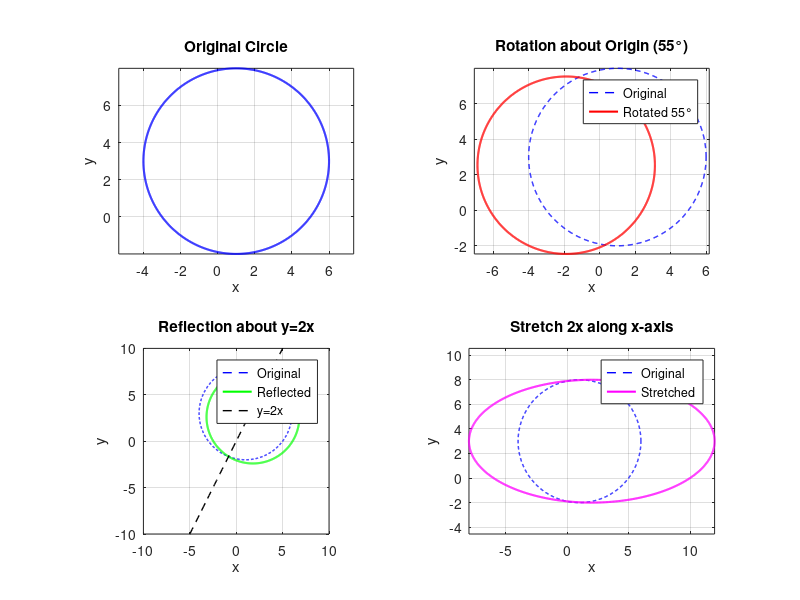

This chart was generated by the following MATLAB code:
clc; clear; close all;

t = linspace(0, 2*pi, 1000);
cx = 1; cy = 3; r = 5;
pts = [cx + r*cos(t); cy + r*sin(t)];

theta = 55 * pi/180;
Rot = [cos(theta) -sin(theta); sin(theta) cos(theta)];

m = 2;
Refl = (1/(1+m^2)) * [1-m^2, 2*m; 2*m, m^2-1];

S = [2 0; 0 1];

rot_pts   = Rot  * pts;
refl_pts  = Refl * pts;
str_pts   = S    * pts;

lx = linspace(-10, 10, 100);
ly = m * lx;

figure('Position', [100 100 1200 900]);

subplot(2,2,1);
plot(pts(1,:), pts(2,:), 'b', 'LineWidth', 1.5);
axis equal; grid on;
title('Original Circle'); xlabel('x'); ylabel('y');

subplot(2,2,2);
plot(pts(1,:), pts(2,:), 'b--', 'LineWidth', 1);
hold on;
plot(rot_pts(1,:), rot_pts(2,:), 'r', 'LineWidth', 1.5);
axis equal; grid on;
legend('Original', 'Rotated 55°');
title('Rotation about Origin (55°)'); xlabel('x'); ylabel('y');

subplot(2,2,3);
plot(pts(1,:), pts(2,:), 'b--', 'LineWidth', 1);
hold on;
plot(refl_pts(1,:), refl_pts(2,:), 'g', 'LineWidth', 1.5);
plot(lx, ly, 'k--', 'LineWidth', 1);
axis equal; grid on; xlim([-10 10]); ylim([-10 10]);
legend('Original', 'Reflected', 'y=2x');
title('Reflection about y=2x'); xlabel('x'); ylabel('y');

subplot(2,2,4);
plot(pts(1,:), pts(2,:), 'b--', 'LineWidth', 1);
hold on;
plot(str_pts(1,:), str_pts(2,:), 'm', 'LineWidth', 1.5);
axis equal; grid on;
legend('Original', 'Stretched');
title('Stretch 2x along x-axis'); xlabel('x'); ylabel('y');

saveas(gcf, 'transformations.png');
close all;

fprintf('Q1 done\n');
